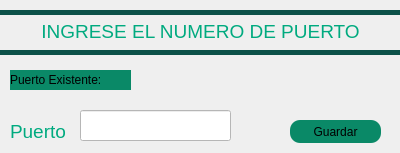
<?xml version="1.0" encoding="UTF-8"?>
<ui version="4.0">
 <class>Form</class>
 <widget class="QWidget" name="Form">
  <property name="geometry">
   <rect>
    <x>0</x>
    <y>0</y>
    <width>400</width>
    <height>153</height>
   </rect>
  </property>
  <property name="windowTitle">
   <string>Form</string>
  </property>
  <property name="styleSheet">
   <string notr="true">QWidget#centralwidget{
background-image: url(c:/tvip/assets/Fondo-Login.png);
 background-repeat: no-repeat;
}</string>
  </property>
  <widget class="QWidget" name="verticalWidget_2" native="true">
   <property name="geometry">
    <rect>
     <x>0</x>
     <y>10</y>
     <width>401</width>
     <height>5</height>
    </rect>
   </property>
   <property name="maximumSize">
    <size>
     <width>16777215</width>
     <height>5</height>
    </size>
   </property>
   <property name="baseSize">
    <size>
     <width>0</width>
     <height>0</height>
    </size>
   </property>
   <property name="styleSheet">
    <string notr="true">background-color: rgb(12, 81, 73);</string>
   </property>
   <layout class="QVBoxLayout" name="verticalLayout_4"/>
  </widget>
  <widget class="QWidget" name="verticalWidget_3" native="true">
   <property name="geometry">
    <rect>
     <x>0</x>
     <y>50</y>
     <width>401</width>
     <height>5</height>
    </rect>
   </property>
   <property name="maximumSize">
    <size>
     <width>16777215</width>
     <height>5</height>
    </size>
   </property>
   <property name="baseSize">
    <size>
     <width>0</width>
     <height>0</height>
    </size>
   </property>
   <property name="styleSheet">
    <string notr="true">background-color: rgb(12, 81, 73);</string>
   </property>
   <layout class="QVBoxLayout" name="verticalLayout_5"/>
  </widget>
  <widget class="QLabel" name="label">
   <property name="geometry">
    <rect>
     <x>0</x>
     <y>20</y>
     <width>401</width>
     <height>21</height>
    </rect>
   </property>
   <property name="whatsThis">
    <string>&lt;html&gt;&lt;head/&gt;&lt;body&gt;&lt;p align=&quot;center&quot;&gt;&lt;span style=&quot; color:#0000ff;&quot;&gt;SELECCIONE SERVIDOR&lt;/span&gt;&lt;/p&gt;&lt;/body&gt;&lt;/html&gt;</string>
   </property>
   <property name="styleSheet">
    <string notr="true">font: 75 30pt &quot;Bahnschrift Condensed&quot;;
</string>
   </property>
   <property name="text">
    <string>&lt;html&gt;&lt;head/&gt;&lt;body&gt;&lt;p align=&quot;center&quot;&gt;&lt;span style=&quot; font-size:14pt; color:#00aa7f;&quot;&gt;INGRESE EL NUMERO DE PUERTO&lt;/span&gt;&lt;/p&gt;&lt;/body&gt;&lt;/html&gt;</string>
   </property>
  </widget>
  <widget class="QLineEdit" name="lineEditPuerto">
   <property name="geometry">
    <rect>
     <x>80</x>
     <y>110</y>
     <width>151</width>
     <height>31</height>
    </rect>
   </property>
   <property name="styleSheet">
    <string notr="true">background-color: rgb(255, 255, 255);</string>
   </property>
  </widget>
  <widget class="QLabel" name="label_2">
   <property name="geometry">
    <rect>
     <x>10</x>
     <y>120</y>
     <width>61</width>
     <height>21</height>
    </rect>
   </property>
   <property name="whatsThis">
    <string>&lt;html&gt;&lt;head/&gt;&lt;body&gt;&lt;p align=&quot;center&quot;&gt;SELECCIONE SERVIDOR&lt;/p&gt;&lt;/body&gt;&lt;/html&gt;</string>
   </property>
   <property name="styleSheet">
    <string notr="true">font: 75 30pt &quot;Bahnschrift Condensed&quot;;
</string>
   </property>
   <property name="text">
    <string>&lt;html&gt;&lt;head/&gt;&lt;body&gt;&lt;p&gt;&lt;span style=&quot; font-size:14pt; color:#00aa7f;&quot;&gt;Puerto :&lt;/span&gt;&lt;/p&gt;&lt;/body&gt;&lt;/html&gt;</string>
   </property>
  </widget>
  <widget class="QPushButton" name="btnEjecutarPuerto">
   <property name="geometry">
    <rect>
     <x>290</x>
     <y>120</y>
     <width>91</width>
     <height>23</height>
    </rect>
   </property>
   <property name="styleSheet">
    <string notr="true">background-color: rgb(10, 137, 103);
border-radius:10px;
font: 75 11pt &quot;Bahnschrift Condensed&quot;;</string>
   </property>
   <property name="text">
    <string>Guardar</string>
   </property>
  </widget>
  <widget class="QLabel" name="labelPuertoExistente">
   <property name="geometry">
    <rect>
     <x>10</x>
     <y>70</y>
     <width>121</width>
     <height>20</height>
    </rect>
   </property>
   <property name="styleSheet">
    <string notr="true">background-color: rgb(10, 137, 103);
font: 75 11pt &quot;Bahnschrift Condensed&quot;</string>
   </property>
   <property name="text">
    <string>Puerto Existente:</string>
   </property>
  </widget>
 </widget>
 <resources/>
 <connections/>
</ui>
